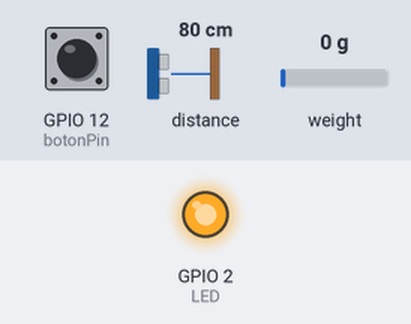
A program run on a simulated ESP32. Shown: output pins drawn as LEDs (lit = HIGH). Dashed ring = blinking. The test bench sets the inputs (shaded band); at power-on: GPIO 12 (botonPin) HIGH, distance to the obstacle 80 cm, weight on the scale 0 g. The echo pulse lasts 58.3 µs per cm; WiFi joins after 1.5 s; servers stay silent unless stated; what the program prints to the serial monitor is not drawn.

Above: at 2.8 s.
At 8.9 s:
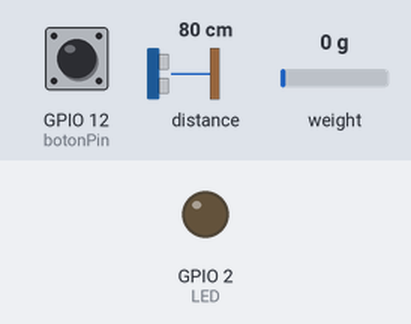
9.0 s: GPIO 12 (botonPin) pulled LOW for 0.15 s
At 10.0 s:
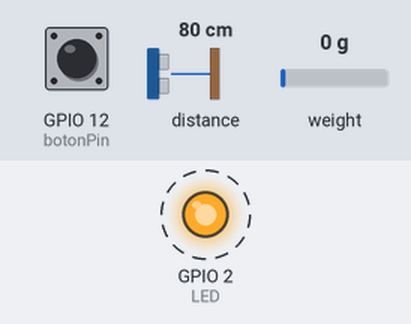
Timing chart, 0 to 16.2 s (numbered marks = the images above; inputs shaded):
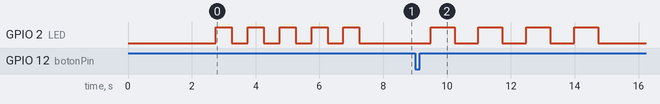

The program:

main.cpp
```cpp
#include <Arduino.h>
#include <Wire.h>
#include <Adafruit_VL6180X.h>
#include <SPI.h>
#include "HX711.h"
#include <WiFi.h>          // Incluye la biblioteca WiFi para el ESP32
#include <HTTPClient.h>    //Include de la librería HTTPClient para hacer las llamadas a GOOGLE


// Definir pin del botón
const int botonPin = 12;        //Pon tu numero de PIN

// HX711 cableado del sensor
const int LOADCELL_DOUT_PIN = 4;   //Pon tu numero de PIN
const int LOADCELL_SCK_PIN = 5;    //Pon tu numero de PIN

// Crear objeto del sensor de distancia
Adafruit_VL6180X sensor = Adafruit_VL6180X();

// Crear objeto del sensor celula de carga
HX711 balanza;

// Configura los parámetros de la red Wi-Fi
const char* ssid = "WIFI_SSID";         // Reemplaza con el nombre de tu red Wi-Fi
const char* password = "WIFI_PASS"; // Reemplaza con la contraseña de tu red Wi-Fi

// Google script ID and required credentials
String GOOGLE_SCRIPT_ID = "Your GOOGLE_SCRIP_ID";

//LED integrado en la placa ESP32S que tienes que  verificar si la tuya lo tiene.
int LED = 2;

// Variables de medición
float distanciaReferencia = -1;   // Distancia de referencia (inicialmente no definida)
float distanciaActual = 0;        // Distancia medida actualmente
float ultimaDistanciaTomada = 0;
bool referenciaTomada = false;  // Bandera para saber si ya se tomó la referencia
bool inicioPrueba = false;

//Hace la media de lecturas del sensor para evitar que nos de falsas lecturas. En este caso hace 10 medidas y devuelve la media
float leerMediaSensor() {
    int suma = 0;
    const int numLecturas = 10;

    for (int i = 0; i < numLecturas; i++) {
        int lectura = sensor.readRange();  // Lee el valor del sensor
        suma += lectura;
        delay(10);  // Pequeño retraso entre lecturas, ajusta según necesites
    }

    return suma / numLecturas;  // Calcula la media
}

//Función para automatizar el led y decidir que significa. Primer parámetro decide las veces que parpadea y
//el segundo cuanto tiempo cada parpadeo
void encender_led(int veces, int tiempo){
  for(int i = 0; i< veces; i++){
  digitalWrite(LED, HIGH);
  delay(tiempo);
  digitalWrite(LED, LOW);
  delay(tiempo);
  }

}

//Función para que nos de el peso cuando haya un cambio de distancia.
//en caso de fallo nos devuelve -1. Se puede hacer un control en caso necesario, por ahora no esta hecho
long pesar ()
{
 if (balanza.is_ready()) {
    long reading = balanza.get_units(10);
    //Serial.print("HX711 reading: ");
    //Serial.println(reading);
    return (reading);
  } else {
    //Serial.println("HX711 not found.");
    return(-1);
  }
}

//Funcion que manda los datos a la hoja de Excell
void mandar_datos(float dist, float peso){

	String distString = String(dist, 2);  //Convertimos las variable float a String
	String pesoString = String(peso, 2);	//Convertimos las variable float a String
	/*Generamos la url que necesitamos para mandar los datos*/
  //Dist y fuerza cambiaran en función de lo que cada uno haya programado en el googleappscript
	String urlFinal = "https://script.google.com/macros/s/" + GOOGLE_SCRIPT_ID + "/exec?" + "dist=" + distString + "&fuerza=" + pesoString;
	/*Imprimimos esa url para ver si es la que necesitamos*/
	//Serial.println(urlFinal);
	/*Creamos el objeto HTTPClient que será donde metamos la url para mandar*/
	HTTPClient http;
	http.begin(urlFinal.c_str());
	http.setFollowRedirects(HTTPC_STRICT_FOLLOW_REDIRECTS);
	int httpCode = http.GET();
	//Serial.print("HTTP Status Code: ");
  //Serial.println(httpCode);
  if (httpCode == 200){
  }
    //---------------------------------------------------------------------
    //getting response from google sheet
    String payload;
    if (httpCode > 0) {
        payload = http.getString();
        //Serial.println("Payload: "+payload);
	}
	/*Acabamos el mensaje*/
	http.end();
  encender_led(1, 500);

}

//Función de configuración del hardware y software del programa
void setup() {
  Serial.begin(115200);              //Configurar el puerto serie para ver los mensajes de depuración
  pinMode(botonPin, INPUT_PULLUP);  // Configurar el pin del botón como entrada con pull-up interno
  pinMode(LED, OUTPUT);             //Configurar el PIN del Led para que sea salida

  // Iniciar sensor de distancia
  if (!sensor.begin()) {
    Serial.println("Error al iniciar el sensor VL6180X. Verifica la conexión.");
    while (1);
  } else {
    Serial.println("Sensor VL6180X iniciado correctamente.");
  }
  //Iniciar la balanza la ajusta y la taras
  balanza.begin(LOADCELL_DOUT_PIN, LOADCELL_SCK_PIN);
  delay(250);
  balanza.set_scale(-1050);
  balanza.tare(10);

  //Iniciamos la wifi para que el ESP32 se conecte

  WiFi.begin(ssid, password); // Inicia la conexión a la red Wi-Fi

  // Espera a que se realice la conexión
  while (WiFi.status() != WL_CONNECTED) {
   	delay(500);
   	Serial.print(".");
  }

  encender_led(5, 500); //Encender el LED 5 veces significa que el programa ha iniciado correctamente
}

//Bloque principal del programa
void loop() {
  // Verificar si el botón ha sido pulsado
  if (digitalRead(botonPin) == LOW) { // LOW significa que el botón está presionado
    if (!referenciaTomada && !inicioPrueba) {  // Si aún no se ha tomado la referencia
      distanciaReferencia = leerMediaSensor(); // Leer y almacenar la distancia como referencia
      ultimaDistanciaTomada = distanciaReferencia;
      //Serial.print("Distancia de referencia tomada: ");
      //Serial.print(distanciaReferencia);
      //Serial.println(" mm");
      referenciaTomada = true; // Activar la bandera de referencia tomada
      encender_led(4,750); // Encender el LED durante 4 veces significa que empieza la prueba
    }
    else
    {
      inicioPrueba = false;
      referenciaTomada = false;
      //Serial.println("Prueba acabada");
      encender_led(2, 1000); //Encender el LED durante 2 veces significa que la prueba acaba.
    }
  }

  // Si la referencia ya fue tomada, monitorizar la distancia
  if (referenciaTomada) {
    distanciaActual = leerMediaSensor(); // Leer la distancia actual
    if (distanciaActual >= ultimaDistanciaTomada + 0.5) { // Si la distancia ha aumentado en al menos 0.5 mm
      float diferencia = distanciaActual - distanciaReferencia; // Calcular la diferencia
      //Serial.print("Diferencia: ");
      //Serial.print(diferencia);
      //Serial.println(" mm");
      long peso = pesar();
      //Serial.print("Peso: ");
      //Serial.println(peso);
      mandar_datos(diferencia, peso);
      // Actualizar la referencia para detectar el próximo incremento
      ultimaDistanciaTomada = distanciaActual;
    }
  }

  delay(100); // Tiempo de espera para evitar lecturas muy rápidas
}
```

Measured:
- after the input at 9.0 s, GPIO 2 (LED): alternates HIGH for 0.75 s and LOW for 0.75 s, 8 changes in all, then stays LOW, starting after 0.48 s
